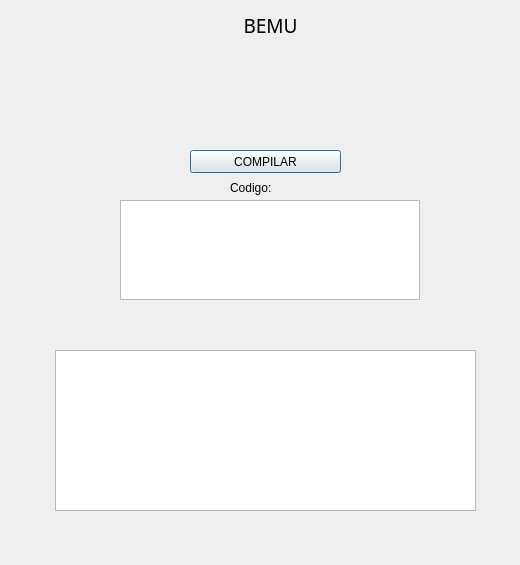
<?xml version="1.0" encoding="UTF-8"?>
<ui version="4.0">
 <class>Dialog</class>
 <widget class="QDialog" name="Dialog">
  <property name="geometry">
   <rect>
    <x>0</x>
    <y>0</y>
    <width>520</width>
    <height>565</height>
   </rect>
  </property>
  <property name="baseSize">
   <size>
    <width>50</width>
    <height>50</height>
   </size>
  </property>
  <property name="windowTitle">
   <string>Automata</string>
  </property>
  <property name="sizeGripEnabled">
   <bool>false</bool>
  </property>
  <widget class="QLabel" name="label">
   <property name="geometry">
    <rect>
     <x>130</x>
     <y>0</y>
     <width>281</width>
     <height>51</height>
    </rect>
   </property>
   <property name="font">
    <font>
     <family>Arial Rounded MT Bold</family>
     <pointsize>14</pointsize>
    </font>
   </property>
   <property name="text">
    <string>BEMU</string>
   </property>
   <property name="alignment">
    <set>Qt::AlignCenter</set>
   </property>
  </widget>
  <widget class="QPushButton" name="evaluate_test">
   <property name="geometry">
    <rect>
     <x>190</x>
     <y>150</y>
     <width>151</width>
     <height>23</height>
    </rect>
   </property>
   <property name="text">
    <string>COMPILAR</string>
   </property>
  </widget>
  <widget class="QLabel" name="label_2">
   <property name="geometry">
    <rect>
     <x>230</x>
     <y>180</y>
     <width>71</width>
     <height>16</height>
    </rect>
   </property>
   <property name="text">
    <string>Codigo:</string>
   </property>
  </widget>
  <widget class="QPlainTextEdit" name="codeEditor">
    <property name="geometry">
     <rect>
      <x>120</x>
      <y>200</y>
      <width>300</width>
      <height>100</height>
     </rect>
    </property>
 </widget>
 

  <widget class="QTextBrowser" name="transitionsBrowser">
    <property name="geometry">
     <rect>
      <x>55</x>
      <y>350</y>
      <width>421</width>
      <height>161</height>
     </rect>
    </property>
    <property name="readOnly">
     <bool>true</bool>
    </property>
   </widget>
 </widget>
 <resources/>
 <connections/>
</ui>
